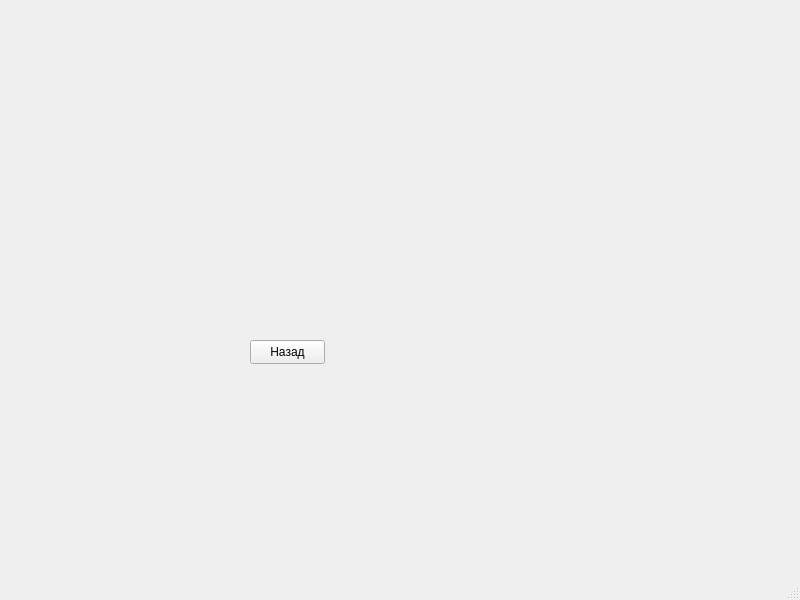
<?xml version="1.0" encoding="UTF-8"?>
<ui version="4.0">
 <class>MainWindow</class>
 <widget class="QMainWindow" name="MainWindow">
  <property name="geometry">
   <rect>
    <x>0</x>
    <y>0</y>
    <width>800</width>
    <height>600</height>
   </rect>
  </property>
  <property name="windowTitle">
   <string>MainWindow</string>
  </property>
  <widget class="QWidget" name="centralwidget">
   <widget class="QPushButton" name="quitButton">
    <property name="geometry">
     <rect>
      <x>250</x>
      <y>340</y>
      <width>75</width>
      <height>24</height>
     </rect>
    </property>
    <property name="text">
     <string>Назад</string>
    </property>
   </widget>
  </widget>
  <widget class="QMenuBar" name="menubar">
   <property name="geometry">
    <rect>
     <x>0</x>
     <y>0</y>
     <width>800</width>
     <height>22</height>
    </rect>
   </property>
  </widget>
  <widget class="QStatusBar" name="statusbar"/>
 </widget>
 <resources/>
 <connections/>
</ui>
